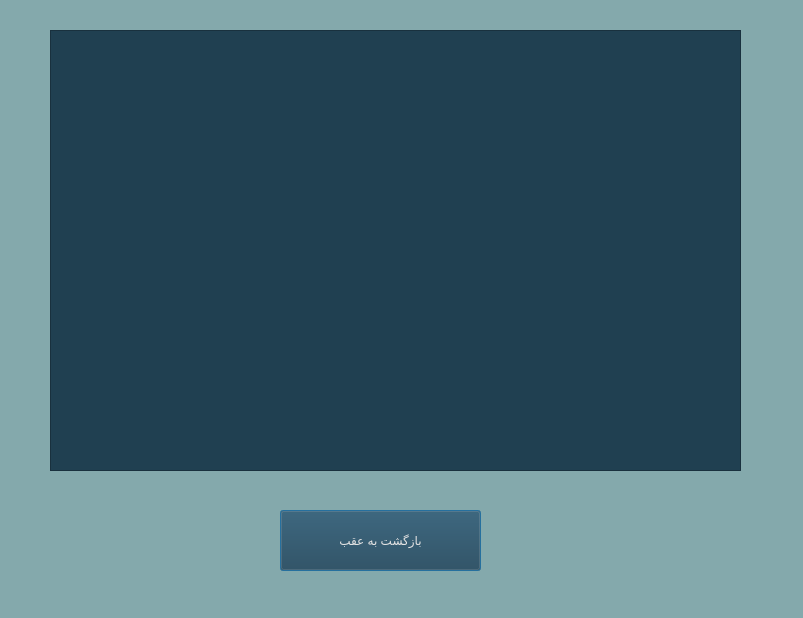
<?xml version="1.0" encoding="UTF-8"?>
<ui version="4.0">
 <class>listoftransactions</class>
 <widget class="QDialog" name="listoftransactions">
  <property name="geometry">
   <rect>
    <x>0</x>
    <y>0</y>
    <width>803</width>
    <height>618</height>
   </rect>
  </property>
  <property name="windowTitle">
   <string>Dialog</string>
  </property>
  <property name="styleSheet">
   <string notr="true">background-color: rgb(132, 169, 172);</string>
  </property>
  <widget class="QPushButton" name="pushButton">
   <property name="geometry">
    <rect>
     <x>280</x>
     <y>510</y>
     <width>201</width>
     <height>61</height>
    </rect>
   </property>
   <property name="styleSheet">
    <string notr="true">background-color: rgb(32, 64, 81);
color: rgb(228, 227, 227);
font: 12pt &quot;Lalezar&quot;;</string>
   </property>
   <property name="text">
    <string>بازگشت به عقب</string>
   </property>
  </widget>
  <widget class="QListWidget" name="listWidget">
   <property name="geometry">
    <rect>
     <x>50</x>
     <y>30</y>
     <width>691</width>
     <height>441</height>
    </rect>
   </property>
   <property name="styleSheet">
    <string notr="true">background-color: rgb(32, 64, 81);
color: rgb(228, 227, 227);
font: 12pt &quot;Lalezar&quot;;</string>
   </property>
  </widget>
 </widget>
 <resources/>
 <connections/>
</ui>
